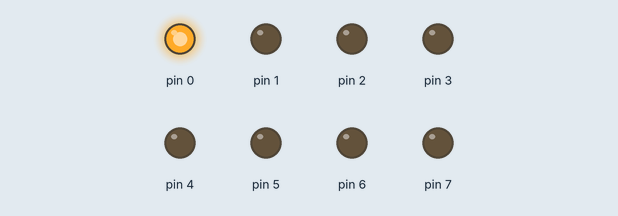
Simulated run of this sketch. Board: Arduino Uno, built with avr-gcc and run on an emulated ATmega328P. Shown: output pins drawn as LEDs (lit = HIGH).

Above: at 0.02 s.
At 0.37 s:
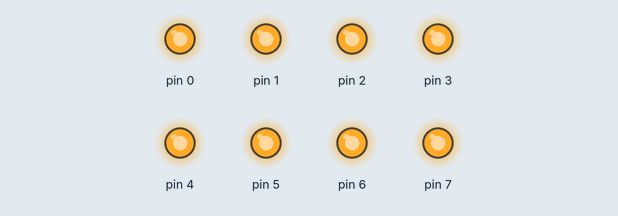
At 0.72 s:
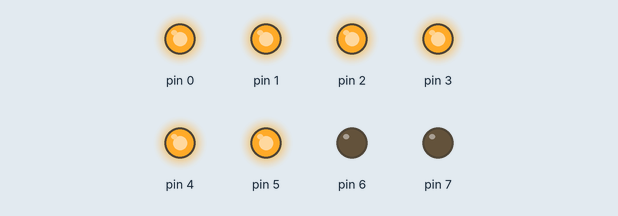
At 1.47 s:
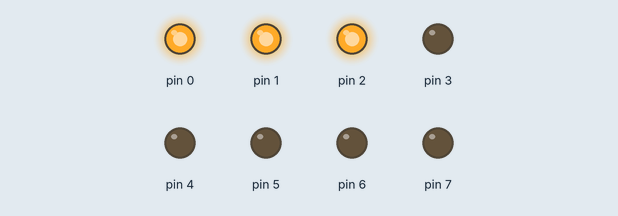
At 2.22 s:
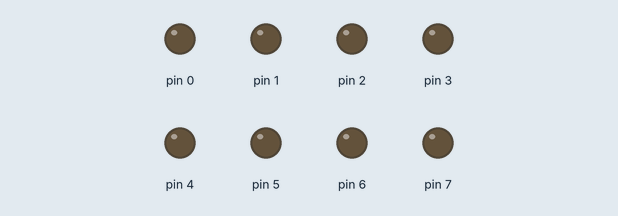
At 2.92 s:
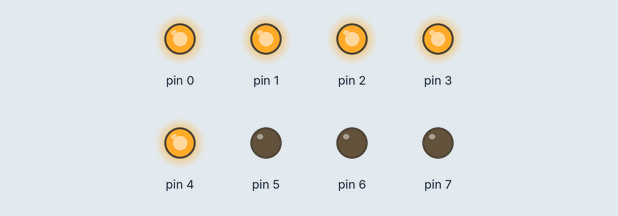
Timing chart, 0 to 3.2 s (numbered marks = the images above):
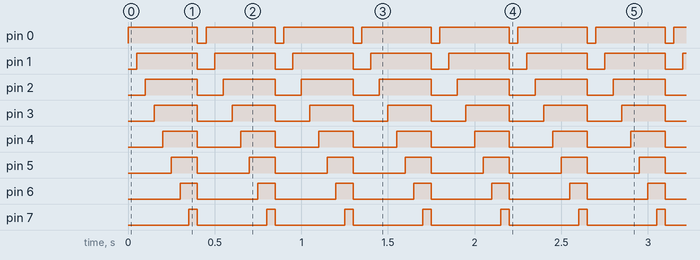

Measured:
- by itself, pin 0: alternates HIGH for 0.40 s and LOW for 0.05 s
- by itself, pin 1: alternates HIGH for 0.35 s and LOW for 0.10 s
- by itself, pin 2: alternates HIGH for 0.30 s and LOW for 0.15 s
- by itself, pin 3: alternates HIGH for 0.25 s and LOW for 0.20 s
- by itself, pin 4: alternates HIGH for 0.20 s and LOW for 0.25 s
- by itself, pin 5: alternates HIGH for 0.15 s and LOW for 0.30 s
- by itself, pin 6: alternates HIGH for 0.10 s and LOW for 0.35 s
- by itself, pin 7: alternates HIGH for 0.05 s and LOW for 0.40 s

The sketch:

ESDI1.6.ino
```cpp
/****************************
Author:Asha Patel
Title:Interface 8 LEDs. Generate right series pattern.
Date:02/09/2017
Email:15it073@charusat.edu.in
*****************************/
void setup() {
  // put your setup code here, to run once:
  for(int i=0;i<=7;i++)
  {
    pinMode(i,OUTPUT);
  }
}
int num[]={0x01,0x03,0x07,0x0f,0x1f,0x3f,0x7f,0xff,0x00};
void loop() {
  // put your main code here, to run repeatedly:
  for(int i=0;i<=8;i++)
  {
    PORTD=num[i];
    delay(50);
  }
}
```
